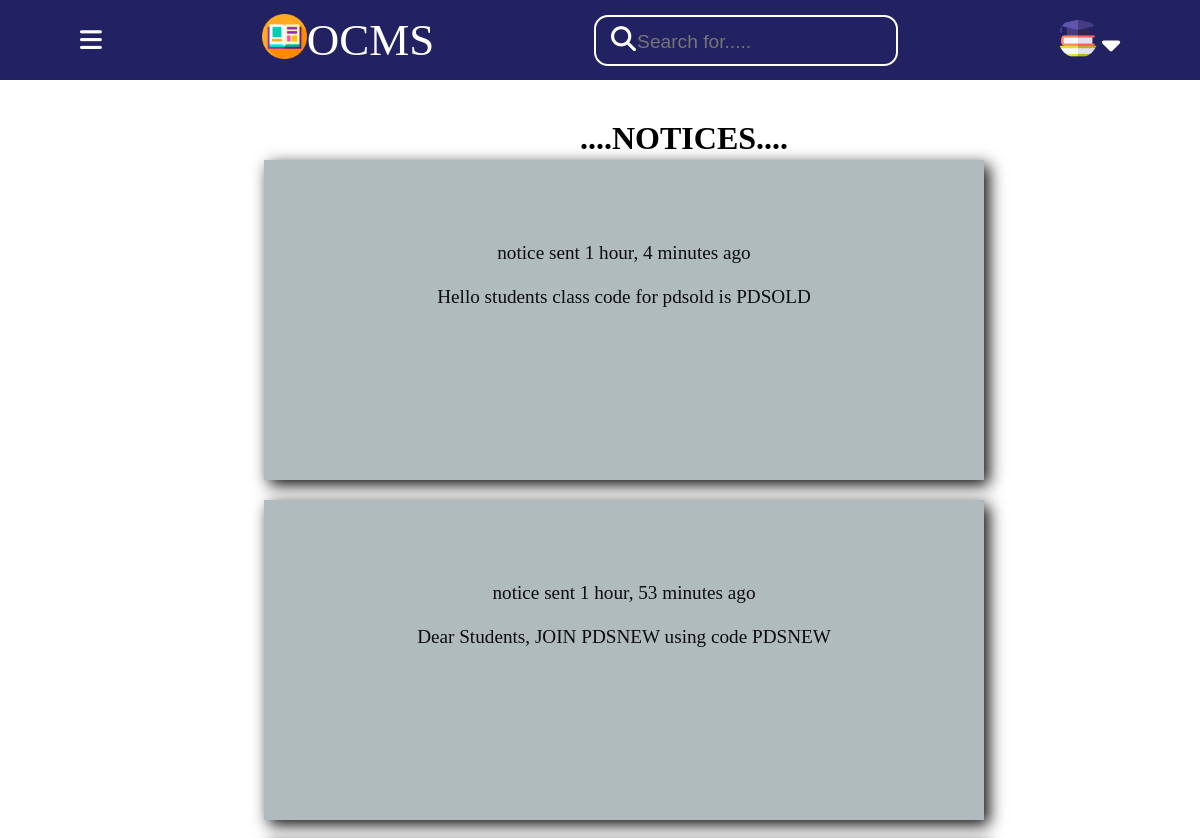
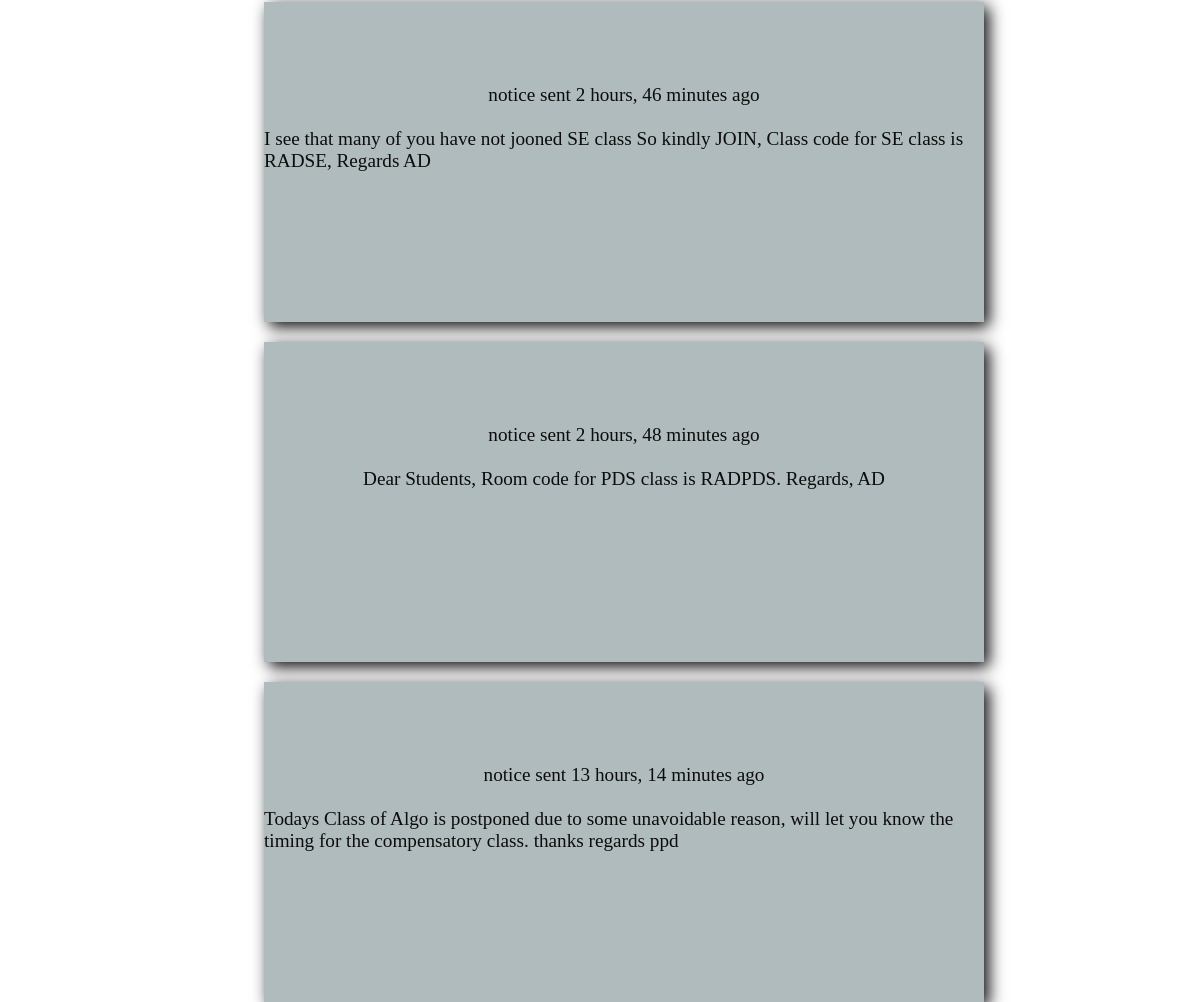
Page /snotice_box/ (signed in) on the committed database (2 pictures, top to bottom).
### base/models.py (models this page shows, shortened)
class Notice(models.Model):
    id = models.AutoField(primary_key=True)
    description = models.TextField(null=True, blank=True)
    updated = models.DateTimeField(auto_now=True)
    created = models.DateTimeField(auto_now_add=True)
    class Meta:
        ordering = ['-updated', '-created']

### base/views.py (the view)
# urls.py: path("snotice_box/",views.student_notice,name="snotice_box"),
def student_notice(request):
    Student_User=get_object_or_404(Student, user=request.user)
    notices=Notice.objects.all()
    context={'notices':notices}
    return render(request,'base/snotice_box.html',context)

### base/templates/base/snotice_box.html (shortened to what this page needs)
{% load static %}
<!DOCTYPE html>
<html lang="en">
<head>
    <link rel="stylesheet" href="{% static 'styles/join_room.css' %}">
</head>
<body>
    <div class="wrapper">
    <div class="nav">
        <i id="dropdown" class=" dropdown fa-solid fa-bars"></i>
     <div class="logo"><img src="{% static 'images/1414305.png' %}" class="img">
        <p style="font-size: 45px;">OCMS</p></div>
        <div class="search">
        <i class=" icon fa-solid fa-magnifying-glass"></i>
        <input type="text" placeholder="Search for.....">
        </div>
        <div class="profile">
            <img src="{% static 'images/4430487.png' %}" class="pic">
            <i class="dropdowm-icon fa-solid fa-caret-down"></i>
        </div>
    </div>
</div>
<div class="wrapper2">
    <h1 class="noticehead">....NOTICES....</h1>
    <div id="classinfo" class="noticeinfo">
        {% for notice in notices %}
        <div  class="noticebox">
            <div class="nnn">
                 <p class="nm">  <br><p class="time">notice sent {{notice.created | timesince}} ago</p><br>{{ notice.description }}</p>
             </div>
        </div>
        {% endfor %}
    </div>
</div>
</body>
</html>

### static/styles/join_room.css (style rules this page uses)
* { margin: 0; border: 0; box-sizing: border-box; }
body { height: 100vh; width: 100vw; display: flex; flex-direction: column; }
.img { height: 45px; }
.nav { width: 100vw; height: 10vh; background-color:rgb(34, 34, 99); position: absolute; top:0; display: flex; justify-content: space-around; align-items: center; color: white; }
.nav input { border: none; outline: none; background: transparent; color: white; font-size: larger; }
.pic { height: 40px; width: 40px; border-radius: 50%; }
.search { border: 2px solid white; padding: 10px; border-radius: 14px; }
.icon { font-size: 25px; color: white; position: relative; left: 5px; }
.dropdowm-icon { position: relative; bottom:3px; font-size: 29px; color: white; }
.logo { display: flex; }
.dropdown { font-size: 25px; }
.wrapper2 { display: flex; flex-direction: column; position: relative; position: absolute; top:15vh; left: 22vw; }
.nm { max-width: 70%; margin-top: 5vw; }
.nnn { display: flex; flex-direction: column; justify-content: center; align-items: center; }
.noticehead { text-align:center; }
.noticebox { height: 40vh; width: 60vw; background-color: aliceblue; display: flex; gap: 5px; box-shadow: 5px 5px 15px; flex-direction: column; background-color:rgb(175, 187, 189); color: black; font-size: larger; overflow: scroll; color: rgb(12, 12, 12); }
.noticeinfo { margin-top: 3px; width:70vw; display: flex; flex-direction: column; row-gap: 20px; }

### rows in the picture
Notice: created "1 hour, 4 minutes", description "Hello students class code for pdsold is PDSOLD"
Notice: created "1 hour, 53 minutes", description "Dear Students, JOIN PDSNEW using code PDSNEW"
Notice: created "2 hours, 46 minutes", description "I see that many of you have not jooned SE class So kindly JOIN, Class code for SE class is RADSE, Regards AD"
Notice: created "2 hours, 48 minutes", description "Dear Students, Room code for PDS class is RADPDS. Regards, AD"
Notice: created "13 hours, 14 minutes", description "Todays Class of Algo is postponed due to some unavoidable reason, will let you know the timing for the compensatory class. thanks regards ppd"
